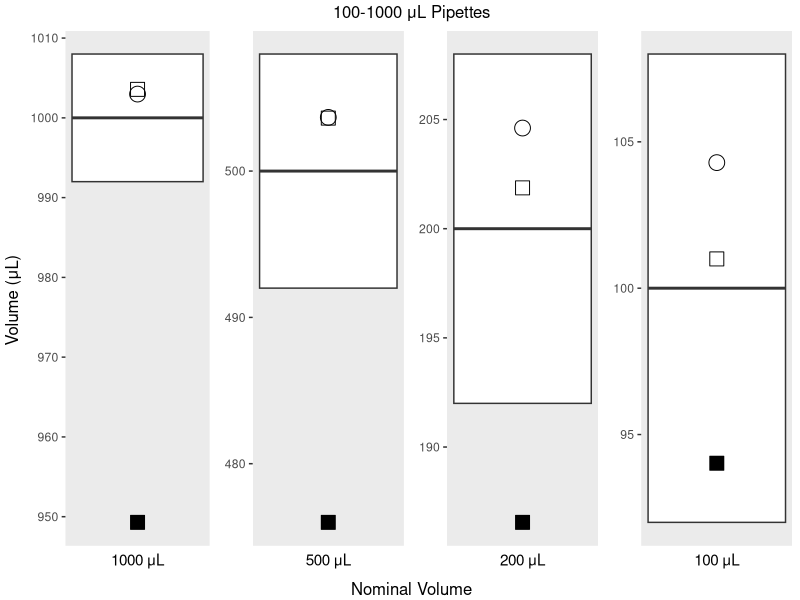

Generate this figure with R:
data_1000uL <- read.csv(file='data_1000uL.csv', sep=',')
data_1000uL = as.data.frame(data_1000uL)

library(ggplot2)

require(gridExtra)
plot1 <- ggplot(data_1000uL[1,], aes(x=nominal, ymin = `low`, ymax = `high`, lower = `low`, upper = `high`, middle = `nominal`)) + 
  geom_boxplot(stat = 'identity') +
  geom_point(aes(nominal, y=`commercial`), size=5, shape=21)+
  geom_point(aes(nominal, y=`printed`), size=5, shape=22, fill="black" ) +
  geom_point(aes(nominal, y=`adjusted`), size=5, shape=22)+
  theme(axis.text.x=element_blank(), axis.ticks.x=element_blank(), axis.title.y=element_blank(), panel.grid.major = element_blank(), panel.grid.minor = element_blank())+ 
  labs(x="1000 μL")
plot2 <- ggplot(data_1000uL[2,], aes(x=nominal, ymin = `low`, ymax = `high`, lower = `low`, upper = `high`, middle = `nominal`)) + 
  geom_boxplot(stat = 'identity') +
  geom_point(aes(nominal, y=`commercial`), size=5, shape=21)+
  geom_point(aes(nominal, y=`printed`), size=5, shape=22, fill="black" ) +
  geom_point(aes(nominal, y=`adjusted`), size=5, shape=22)+
  theme(axis.text.x=element_blank(), axis.ticks.x=element_blank(), axis.title.y=element_blank(), panel.grid.major = element_blank(), panel.grid.minor = element_blank())+ 
  labs(x="500 μL")
plot3 <- ggplot(data_1000uL[3,], aes(x=nominal, ymin = `low`, ymax = `high`, lower = `low`, upper = `high`, middle = `nominal`)) + 
  geom_boxplot(stat = 'identity') +
  geom_point(aes(nominal, y=`commercial`), size=5, shape=21)+
  geom_point(aes(nominal, y=`printed`), size=5, shape=22, fill="black" ) +
  geom_point(aes(nominal, y=`adjusted`), size=5, shape=22)+
  theme(axis.text.x=element_blank(), axis.ticks.x=element_blank(), axis.title.y=element_blank(), panel.grid.major = element_blank(), panel.grid.minor = element_blank())+  
  labs(x="200 μL")
plot4 <- ggplot(data_1000uL[4,], aes(x=nominal, ymin = `low`, ymax = `high`, lower = `low`, upper = `high`, middle = `nominal`)) + 
  geom_boxplot(stat = 'identity') +
  geom_point(aes(nominal, y=`commercial`), size=5, shape=21)+
  geom_point(aes(nominal, y=`printed`), size=5, shape=22, fill="black" ) +
  geom_point(aes(nominal, y=`adjusted`), size=5, shape=22)+
  theme(axis.text.x=element_blank(), axis.ticks.x=element_blank(), axis.title.y=element_blank(), panel.grid.major = element_blank(), panel.grid.minor = element_blank())+
  labs(x="100 μL") +
  #scale_colour_manual(name="Pipette:", values=c(Commercial="red", Printed="blue", Adjusted="purple"), guide='legend') +
  #guides(colour = guide_legend(override.aes = list(shape=c(22, 22, 21)))) +
  theme(legend.position="none")

grid.arrange(plot1, plot2, plot3, plot4, ncol=4, left = "Volume (μL)", bottom = "Nominal Volume", top="100-1000 μL Pipettes")


#ggplot(data_1000uL[3,], aes(x=nominal, ymin = `low`, ymax = `high`, lower = `low`, upper = `high`, middle = `nominal`)) + 
#  geom_boxplot(stat = 'identity') +
#  geom_point(aes(nominal, y=`commercial`, colour="Commercial"), size=5, shape=23)+
#  geom_point(aes(nominal, y=`printed`, colour="Printed"), size=5, shape=22 ) +
#  geom_point(aes(nominal, y=`adjusted`, colour="Adjusted"), size=5, shape=21 )+
#  theme(axis.text.x=element_blank())+
#  labs(x="200 μL",y="Volume (μL)") +
#  scale_colour_manual(name="Pipette:", values=c(Commercial="red", Printed="blue", Adjusted="purple"), guide='legend') +
#  guides(colour = guide_legend(override.aes = list(shape=c(21, 23, 22))))

#ggplot(data_1000uL[4,], aes(x=nominal, ymin = `low`, ymax = `high`, lower = `low`, upper = `high`, middle = `nominal`)) + 
#  geom_boxplot(stat = 'identity') +
#  geom_point(aes(nominal, y=`commercial`, fill=""), size=5, shape=21)+
#  geom_point(aes(nominal, y=`printed`, colour="Printed"), size=5, shape=22 ) +
#  geom_point(aes(nominal, y=`adjusted`, colour="Adjusted", fill="Adjusted"), size=5, shape=22 )+
#  theme(axis.text.x=element_blank(), axis.ticks.x=element_blank(), axis.title.y=element_blank())+
#  labs(x="100 μL") +
  #scale_colour_manual(name="Pipette:", values=c(Commercial="red", Printed="blue", Adjusted="purple"), guide='legend') +
  #guides(colour = guide_legend(override.aes = list(shape=c(22, 22, 21)))) +
#  theme(legend.position="none")

#ggplot(data_1000uL[3,], aes(x=nominal, ymin = `low`, ymax = `high`, lower = `low`, upper = `high`, middle = `nominal`)) + 
#  geom_boxplot(stat = 'identity') +
#  geom_point(aes(nominal, y=`commercial`), size=5, shape=21)+
#  geom_point(aes(nominal, y=`printed`), size=5, shape=22, fill="black" ) +
#  geom_point(aes(nominal, y=`adjusted`), size=5, shape=22)+
#  theme(axis.text.x=element_blank(), axis.ticks.x=element_blank(), axis.title.y=element_blank(), panel.grid.major = element_blank(), panel.grid.minor = element_blank())+
#  labs(x="200 μL")
